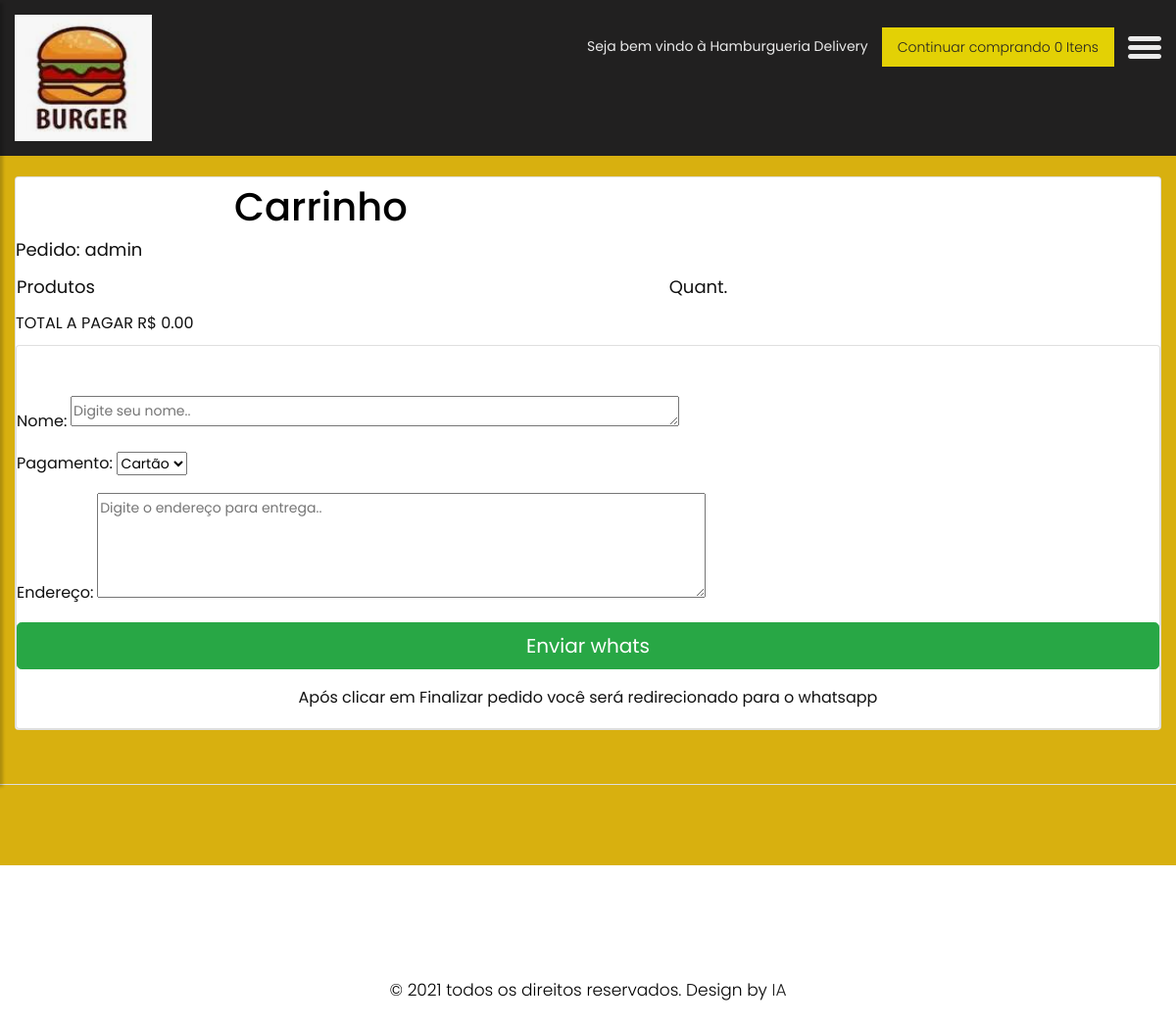
Page /carrinho (signed in) on the committed database.
### main.py (models this page shows)
class emp(db.Model):
    __tablename__ = "empresa"
    id = db.Column(db.Integer, primary_key=True)
    nome = db.Column(db.String(4096))
    tel = db.Column(db.String(4096))
    imagens = db.Column(db.String(4096))
    login = db.Column(db.String(4096))
    senha = db.Column(db.String(4096))

### main.py (the view)
@app.route("/carrinho", methods=["GET", "POST"])
def car():
    if request.method == 'GET':
        senha = session['username']
        print(senha)
        dados = pedidos.query.filter_by(id_venda=senha).all()
        results = pedidos.query.order_by(pedidos.sub_total).filter_by(id_venda=senha).all()
        total = sum([pedidos.sub_total for pedidos in results])
        cont = pedidos.query.order_by(pedidos.sub_total).filter_by(id_venda=senha).count()
        print(dados)
        output=[]
        to = {}
        output.append("pedido: "+senha)
        for todo in dados:
            output.append("produto: "+todo.produtos)
            output.append("valor: "+str(todo.valor))
            output.append("qtd: "+str(todo.qtd))
            output.append("sub total: "+str(todo.sub_total))
            output.append("-----------")
        output.append("TOTAL A PAGAR: R$"+str(total))
        print('\n'.join(map(str, output)))
        out='\n'.join(map(str, output))
        dados2 = emp.query.all()
        return render_template("carrinho.html", a=dados, val=total, senha=senha, output=out,  b=dados2, cont=cont)

### main.py (called while the page is built)
@app.template_filter()
def currencyFormat(value):
    value = float(value)
    return "R$ {:,.2f}".format(value)

### templates/carrinho.html (shortened to what this page needs)
{% extends 'listpedidos.html' %}
{% block content %}
    <div id="content">
    <header>
        <div class="container-fluid">
            <div class="row">
                <div class="col-md-3">
                    <div class="full">
                        <a class="logo" href="/"><img src="{% for social in b %}
                          {{social.imagens}}
                      {% endfor %}" alt="#" /></a>
                    </div>
                </div>
                <div class="col-md-9">
                    <div class="full">
                        <div class="right_header_info">
                            <ul>
                                <li class="dinone"> Seja bem vindo à {% for social in b %}  {{social.nome}}  {% endfor %} </li>
                                 <li class="button_user"><a class="button active" href="/">Continuar comprando {{cont}} Itens</a></li>
                                <li>
                                    <button type="button" id="sidebarCollapse">
                                        <img src="static/images/menu_icon.png" alt="#">
                                    </button>
                                </li>
                            </ul>
                        </div>
                    </div>
                </div>
            </div>
        </div>
    </header>
    <fooetr>
        <div class="footer">
            <div class="container-fluid ">
<div class="card ">
  <h2> Carrinho</h2>
  <h3> Pedido: {{senha}} </h3>
      <table >
        <tbody>
          <tr>
            <td><span style="float:left;" ><h3>Produtos </h3></span></td>
            <td><span style="float:left;" ><h3>Quant. </span></h3></td>
            </tr>
        </tbody>
      </table>
      <h4>TOTAL A PAGAR {{val | currencyFormat }}</h4>
          <div class="card">
                  {% for social in b %}
                <textarea hidden="hidden" id="tel" name="tel" rows="4" cols="50">{{social.tel}}</textarea> <br>
                  {% endfor %}
                    <form name="form" action="/finalizar" method="GET" class="form-group">
                            <textarea hidden="hidden" id="pedido"  rows="4" cols="50">{{output}}</textarea> <br>
                            <label ><h4>Nome: </h4></label>
                            <textarea  id="nome"  rows="1" cols="50" placeholder="Digite seu nome.." required></textarea><br>
                            <label><h4>Pagamento:</h4></label>
                            <select id="pag">
                              <option value="Cartão">Cartão</option>
                            </select><br>
                            <label ><h4>Endereço: </h4></label>
                            <textarea  id="ende" name="ende" rows="4" cols="50" placeholder="Digite o endereço para entrega.."required></textarea><br>
                    <button class="btn btn-success btn-lg btn-block" onclick="enviarMensagem()" >Enviar whats</button>
                  </form>
                  <label align="center"><h4>Após clicar em Finalizar pedido você será redirecionado para o whatsapp </h4></label>
                  <div class="col-md-12">
                </div>
          </div>
    </div>
  </div>
                <div class="row">
                    <div class="col-md-12">
                        <div class="footer_logo">
                        </div>
                    </div>
                    <div class="col-md-12">
                    </div>
                    <div class="col-md-12">
                        <div class="new">
                            <h3></h3>
                        </div>
                    </div>
                </div>
            </div>
        </div>
    </div>
    </div>
  {% endblock %}

### static/css/style.css (style rules this page uses)
body { color: #666666; font-size: 14px; font-family: 'poppins', sans-serif; line-height: 1.80857; font-weight: normal; }
a { color: #1f1f1f; text-decoration: none !important; outline: none !important; -webkit-transition: all .3s ease-in-out; -moz-transition: all .3s ease-in-out; -ms-transition: all .3s ease-in-out; -o-transition: all .3s ease-in-out; transition: all .3s ease-in-out; }
h1, h2, h3, h4, h5, h6 { letter-spacing: 0; font-weight: normal; position: relative; padding: 0 0 10px 0; font-weight: normal; line-height: normal; color: #111111; margin: 0 }
h2 { font-size: 22px }
h3 { font-size: 18px }
h4 { font-size: 16px }
*, *::after, *::before { -webkit-box-sizing: border-box; -moz-box-sizing: border-box; box-sizing: border-box; }
ul, li, ol { margin: 0px; padding: 0px; list-style: none; }
a { color: #222222; text-decoration: none; outline: none !important; }
a, .btn { text-decoration: none !important; outline: none !important; -webkit-transition: all .3s ease-in-out; -moz-transition: all .3s ease-in-out; -ms-transition: all .3s ease-in-out; -o-transition: all .3s ease-in-out; transition: all .3s ease-in-out; }
img { max-width: 100%; height: auto; }
button { border: 0; margin: 0; padding: 0; cursor: pointer; }
.full { float: left; width: 100%; }
.full { width: 100%; float: left; margin: 0; padding: 0; }
header { min-height: 90px; background: #212020; padding: 15px 0; position: fixed; width: 100%; top: 0; left: 0; z-index: 998; }
header .container-fluid { max-width: 1850px; }
.right_header_info { width: 100%; float: left; padding: 20px 0 0; }
.right_header_info ul { list-style: none; padding: 0; margin: 0; float: right; }
.right_header_info ul li { display: inline; font-size: 16px; margin-left: 45px; color: #eaeaea; font-weight: 400; float: left; }
.right_header_info ul li a { color: #eaeaea; font-weight: 300; }
.button_user a { float: left; min-width: 75px; height: 35px; text-align: center; line-height: 35px; position: relative; top: -3px; padding: 0 15px; margin: 0 2px; }
.button_user a { float: left; min-width: 75px; height: 40px; text-align: center; line-height: 38px; position: relative; top: -7px; padding: 0 15px; margin: 0 2px; border: solid #eaeaea 1px; }
.button_user a:hover, .button_user a:focus, .button_user a.active { background: #e3d105; color: #fff; border-color: #e3d105; color: #222; }
#sidebarCollapse { background: transparent; }
.footer { background: #d8b00f; padding-top:90px; margin-top: 90px; }
.footer h2 { color: #000; font-size: 40px; font-weight: 500; padding-left: 223px; padding-bottom: 0px; }
.footer_logo { margin-top: 40px; text-align: center; border-bottom: #ddd solid 1px; padding-bottom: 15px; margin-bottom: 15px; }
.new { text-align: center; margin-top: 40px; }
.new h3 { color: #fff; font-size:22px; font-weight: 500; display:inline-block; padding-right: 15px; }
#sidebarCollapse { background: transparent; padding: 0; border: none; }

### static/css/responsive.css (style rules this page uses)
@media (min-width: 1200px) and (max-width: 1500px) { .right_header_info ul li { font-size: 14px; margin-left: 12px; } }

### rows in the picture
emp: imagens (picture), nome "Hamburgueria Delivery"

### other values in the picture
{{ cont }} "0"
{{ senha }} "admin"
{{ val | currencyFormat }} "R$ 0.00"
